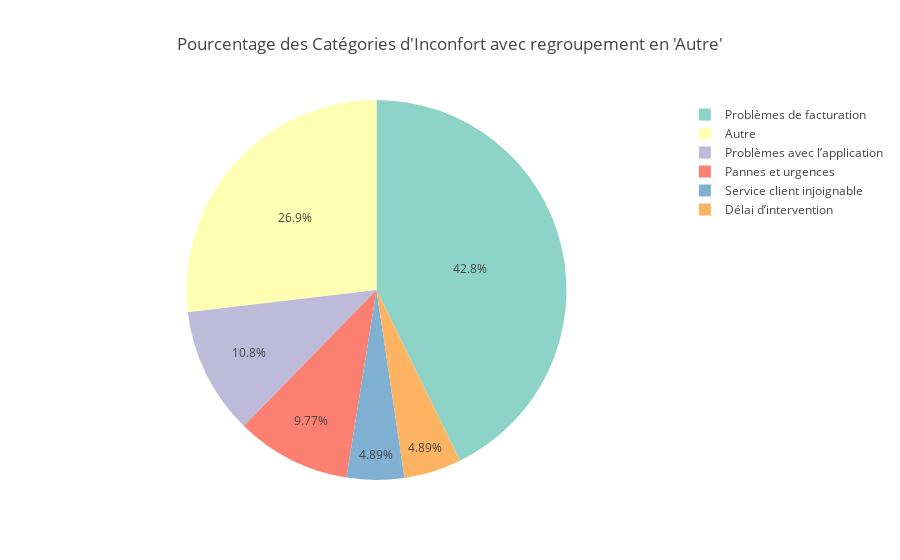

Notebook cell for this chart:
### Code cell
# Nettoyage et préparation des données
# Récupérer les 6 catégories les plus fréquentes
top_categories = df['Catégorie'].value_counts().head(6).index

# Ajouter une colonne "Catégorie" où toutes les catégories non présentes dans les top 6 seront regroupées dans "Autre"
df['Catégorie_Modifiée'] = df['Catégorie'].apply(lambda x: x if x in top_categories else 'Autre')

# Calculer les pourcentages
inconfort_counts = df['Catégorie_Modifiée'].value_counts(normalize=True).reset_index(name='percentage')
inconfort_counts.columns = ['Catégorie', 'Percentage']
inconfort_counts['Percentage'] = inconfort_counts['Percentage'] * 100  # Convertir en pourcentage

# Afficher les résultats
inconfort_counts

# Graphique: Pourcentage des catégories d'inconfort avec "Autre"
fig = px.pie(inconfort_counts, names='Catégorie', values='Percentage', 
             title="Pourcentage des Catégories d'Inconfort avec regroupement en 'Autre'", 
             color='Catégorie', color_discrete_sequence=px.colors.qualitative.Set3)

# Afficher le graphique
fig.show()

### Figure 1 — Plotly figure (JSON) as saved in the notebook; plotly's stock layout.template omitted (floating-point values rounded to 4 significant figures)
{"data": [{"customdata": [["Problèmes de facturation"], ["Autre"], ["Problèmes avec l’application"], ["Pannes et urgences"], ["Service client injoignable"], ["Délai d’intervention"]], "domain": {"x": [0, 1], "y": [0, 1]}, "hovertemplate": "Catégorie=%{customdata[0]}<br>Percentage=%{value}<extra></extra>", "labels": ["Problèmes de facturation", "Autre", "Problèmes avec l’application", "Pannes et urgences", "Service client injoignable", "Délai d’intervention"], "legendgroup": "", "marker": {"colors": ["rgb(141,211,199)", "rgb(255,255,179)", "rgb(190,186,218)", "rgb(251,128,114)", "rgb(128,177,211)", "rgb(253,180,98)"]}, "name": "", "showlegend": true, "type": "pie", "values": [42.76, 26.88, 10.82, 9.773, 4.887, 4.887]}], "layout": {"legend": {"tracegroupgap": 0}, "piecolorway": ["rgb(141,211,199)", "rgb(255,255,179)", "rgb(190,186,218)", "rgb(251,128,114)", "rgb(128,177,211)", "rgb(253,180,98)", "rgb(179,222,105)", "rgb(252,205,229)", "rgb(217,217,217)", "rgb(188,128,189)", "rgb(204,235,197)", "rgb(255,237,111)"], "title": {"text": "Pourcentage des Catégories d'Inconfort avec regroupement en 'Autre'"}}}
